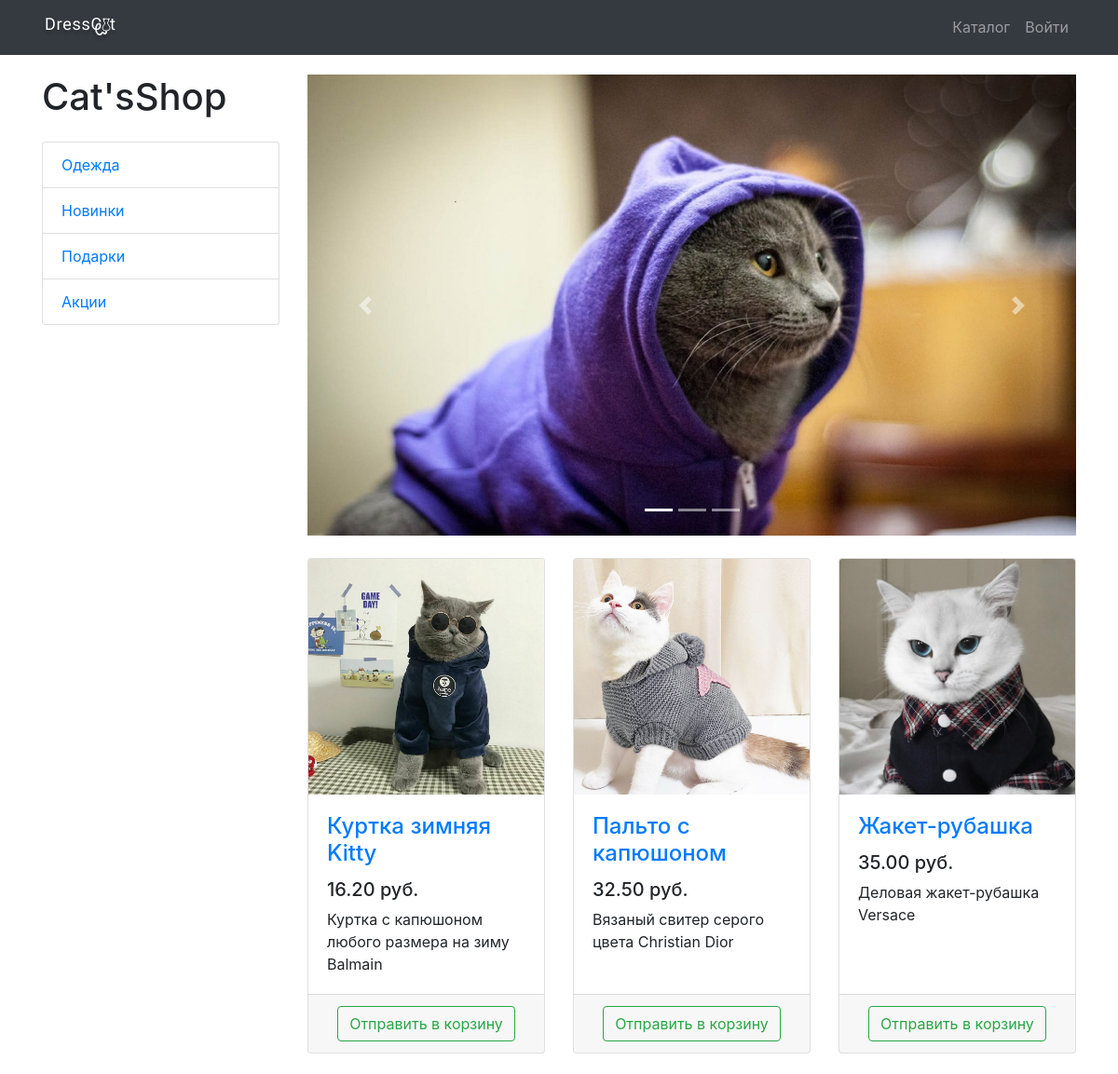
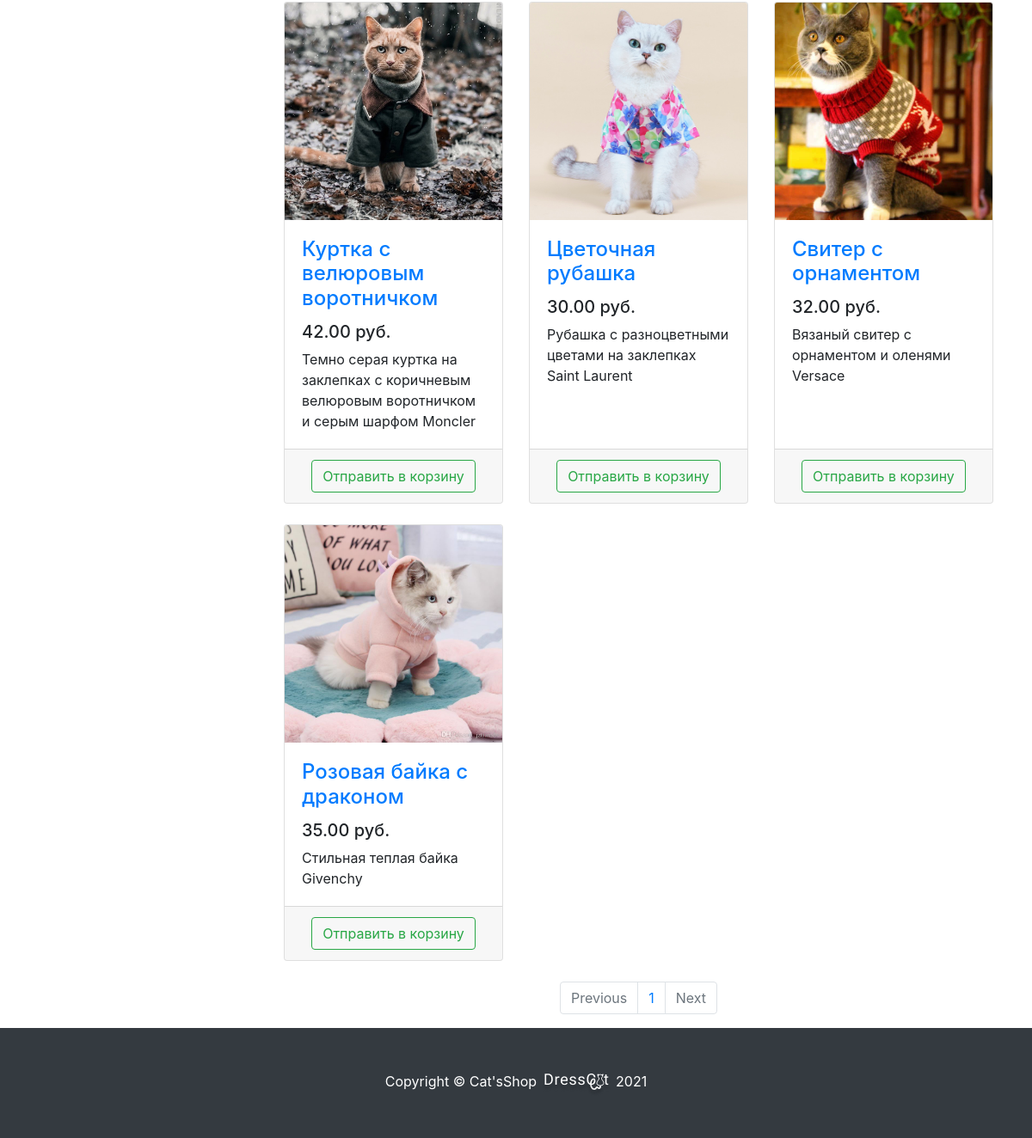
The page /products/1/ on the database its author committed (2 pictures, top to bottom).
### products/models.py (models this page shows, shortened)
class ProductCategory(models.Model):
    name = models.CharField(max_length=64, unique=True)
    description = models.TextField(blank=True)
    class Meta:
        verbose_name_plural = 'Product Categories'

class Product(models.Model):
    name = models.CharField(max_length=256)
    image = models.ImageField(upload_to='products_images', blank=True)
    description = models.TextField(blank=True)
    short_description = models.CharField(max_length=64, blank=True)
    price = models.DecimalField(max_digits=5, decimal_places=2, default=0)
    quantity = models.PositiveIntegerField(default=0)
    category = models.ForeignKey(ProductCategory, on_delete=models.CASCADE)
    class Meta:
        ordering = ['category_id']

### products/views.py (the view)
# urls.py: path('', products, name='index'),
def products(request, category_id=None, page=1):
    context = {'title': 'DressCat - Каталог', 'categories': ProductCategory.objects.all()}
    if category_id:
        products = Product.objects.filter(category_id=category_id)
    else:
        products = Product.objects.all()
    paginator = Paginator(products, 9)
    products_paginator = paginator.page(page)
    context.update({'products': products_paginator})
    return render(request, 'products/products.html', context)

### products/templates/products/products.html (shortened to what this page needs)
{% extends  'products/base.html' %}
{% load static %}
{% block css %}
    <link href="{% static 'css/products.css' %}" rel="stylesheet">
{% endblock %}
{% block content %}
    <div class="container">
        <div class="row">
            <div class="col-lg-3">
                <h1 class="my-4">Cat'sShop</h1>
                <div class="list-group">
                    {% for category in categories %}
                        <a href="{% url 'products:category' category.id %}"
                           class="list-group-item">
                            {{ category.name }}
                        </a>
                    {% endfor %}
                </div>
            </div>
            <div class="col-lg-9">
                <div id="carouselExampleIndicators" class="carousel slide my-4" data-ride="carousel">
                    <ol class="carousel-indicators">
                        <li data-target="#carouselExampleIndicators" data-slide-to="0" class="active"></li>
                        <li data-target="#carouselExampleIndicators" data-slide-to="1"></li>
                        <li data-target="#carouselExampleIndicators" data-slide-to="2"></li>
                    </ol>
                    <div class="carousel-inner" role="listbox">
                        <div class="carousel-item active">
                            <img class="d-block img-fluid" src="{% static 'vendor/img/slides/slide1.jpg' %}" alt="First slide">
                        </div>
                    </div>
                    <a class="carousel-control-prev" href="#carouselExampleIndicators" role="button" data-slide="prev">
                        <span class="carousel-control-prev-icon" aria-hidden="true"></span>
                    </a>
                    <a class="carousel-control-next" href="#carouselExampleIndicators" role="button" data-slide="next">
                        <span class="carousel-control-next-icon" aria-hidden="true"></span>
                    </a>
                </div>
                <div class="row">
                    {% for product in products %}
                        <div class="col-lg-4 col-md-6 mb-4">
                        <div class="card h-100">
                            <a href="#">
                                <img class="card-img-top"
                                     src="/media/{{ product.image }}"
                                     alt="">
                            </a>
                            <div class="card-body">
                                <h4 class="card-title">
                                    <a href="#">{{ product.name }}</a>
                                </h4>
                                <h5>{{ product.price }} руб.</h5>
                                <p class="card-text">{{ product.description }}</p>
                            </div>
                            <div class="card-footer text-center">
                                <a href="{% url 'products:basket_add' product.id %}">
                                    <button type="button" class="btn btn-outline-success">
                                        Отправить в корзину
                                    </button>
                                </a>
                            </div>
                        </div>
                    </div>
                    {% endfor %}
                </div>
                <nav aria-label="Page navigation example">
                    <ul class="pagination justify-content-center">
                        <li class="page-item {% if not products.has_previous %} disabled {% endif %}">
                            <a class="page-link"
                               href="{% if products.has_previous %}
                               {% url 'products:page' products.previous_page_number %}
                               {% else %} # {% endif %}"
                               tabindex="-1" aria-disabled="true">Previous</a>
                        </li>
                        {% for page in products.paginator.page_range %}
                            <li class="page-item">
                                <a class="page-link" href="{% url 'products:page' page %}">
                                    {{ page }}
                                </a>
                            </li>
                        {% endfor %}
                        <li class="page-item {% if not products.has_next %} disabled {% endif %}">
                            <a class="page-link"
                              href="{% if products.has_next %}
                               {% url 'products:page' products.next_page_number %}
                               {% else %} # {% endif %}">
                                Next
                            </a>
                        </li>
                    </ul>
                </nav>
            </div>
        </div>
    </div>
{% endblock %}
{% block footer %}
    <footer class="py-5 bg-dark">
        <div class="container">
            <p class="m-0 text-center text-white">
                Copyright &copy; Cat'sShop
                <img src="{% static 'vendor/img/logo_small.png' %}"> 2021
            </p>
        </div>
    </footer>
{% endblock %}

### static/css/products.css (style rules this page uses)
body { padding-top: 56px; }

### rows shown on the page
ProductCategory: name "Одежда"
ProductCategory: name "Новинки"
ProductCategory: name "Подарки"
ProductCategory: name "Акции"
Product: image (picture), name "Куртка зимняя Kitty", price "16.20", description "Куртка с капюшоном любого размера на зиму Balmain"
Product: image (picture), name "Пальто с капюшоном", price "32.50", description "Вязаный свитер серого цвета Christian Dior"
Product: image (picture), name "Жакет-рубашка", price "35.00", description "Деловая жакет-рубашка Versace"
Product: image (picture), name "Куртка с велюровым воротничком", price "42.00", description "Темно серая куртка на заклепках с коричневым велюровым воротничком и серым шарфом Moncler"
Product: image (picture), name "Цветочная рубашка", price "30.00", description "Рубашка с разноцветными цветами на заклепках Saint Laurent"
Product: image (picture), name "Свитер с орнаментом", price "32.00", description "Вязаный свитер с орнаментом и оленями Versace"
Product: image (picture), name "Розовая байка с драконом", price "35.00", description "Стильная теплая байка Givenchy"

### other values the page prints
{{ page }} "1"
